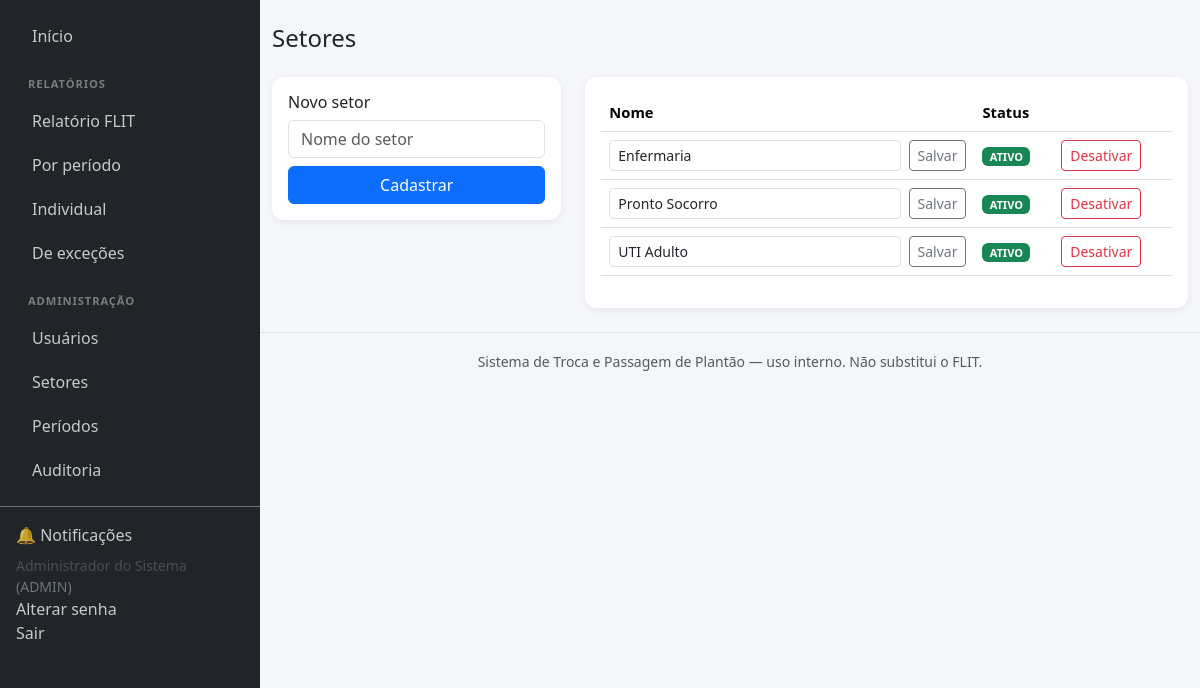
The page /public/setores_lista.php (signed in) on the database its author committed.
### tables this page shows
CREATE TABLE setores (
    id INT AUTO_INCREMENT PRIMARY KEY,
    nome VARCHAR(120) NOT NULL,
    status ENUM('ATIVO','INATIVO') NOT NULL DEFAULT 'ATIVO',
    criado_em DATETIME NOT NULL DEFAULT CURRENT_TIMESTAMP,
    atualizado_em DATETIME NOT NULL DEFAULT CURRENT_TIMESTAMP ON UPDATE CURRENT_TIMESTAMP
);

### app/Helpers/helpers.php (called while the page is built, shortened)
<?php
function h(?string $value): string
{
    return htmlspecialchars((string)($value ?? ''), ENT_QUOTES, 'UTF-8');
}
function view(string $viewPath, array $dados = []): void
{
    $root = dirname(__DIR__, 2);
    extract($dados, EXTR_SKIP);
    $conteudoView = $root . '/views/' . $viewPath . '.php';
    require $root . '/views/partials/header.php';
    require $conteudoView;
    require $root . '/views/partials/footer.php';
}

### public/setores_lista.php (called while the page is built, shortened)
<?php
require_once __DIR__ . '/../app/Core/bootstrap.php';
$repo = new SetorRepository();
$setores = $repo->listarTodos();
view('setores/lista', compact('setores'));

### app/Core/bootstrap.php (called while the page is built, shortened)
<?php
$root = dirname(__DIR__, 2);
spl_autoload_register(function (string $class) use ($root) {
    $prefix = 'App\\';
    $relative = substr($class, strlen($prefix));
    $file = $root . '/app/' . str_replace('\\', '/', $relative) . '.php';
});
require_once __DIR__ . '/../Helpers/helpers.php';

### config/database.php (called while the page is built)
<?php
return [
    'host'      => getenv('DB_HOST') ?: '127.0.0.1',
    'port'      => getenv('DB_PORT') ?: '3306',
    'database'  => getenv('DB_NAME') ?: 'troca_plantao',
    'username'  => getenv('DB_USER') ?: 'root',
    'password'  => getenv('DB_PASS') ?: '',
    'charset'   => 'utf8mb4',
];

### app/Core/Database.php (called while the page is built, shortened)
<?php
class Database
{
    private static ?PDO $instance = null;
    public static function connection(): PDO
    {
        if (self::$instance === null) {
            $config = require __DIR__ . '/../../config/database.php';
            $dsn = sprintf(
                'mysql:host=%s;port=%s;dbname=%s;charset=%s',
                $config['host'],
                $config['port'],
                $config['database'],
                $config['charset']
            );
            try {
                self::$instance = new PDO($dsn, $config['username'], $config['password'], [
                    PDO::ATTR_ERRMODE            => PDO::ERRMODE_EXCEPTION,
                    PDO::ATTR_DEFAULT_FETCH_MODE => PDO::FETCH_ASSOC,
                    PDO::ATTR_EMULATE_PREPARES   => false,
                ]);
            } catch (PDOException $e) {
                error_log('Erro de conexão com o banco: ' . $e->getMessage());
                http_response_code(500);
                die('Não foi possível conectar ao banco de dados. Verifique config/database.php.');
            }
        }
        return self::$instance;
    }
}

### app/Repositories/SetorRepository.php (called while the page is built, shortened)
<?php
class SetorRepository
{
    private PDO $db;
    public function __construct()
    {
        $this->db = Database::connection();
    }
    public function listarTodos(bool $apenasAtivos = false): array
    {
        $sql = "SELECT * FROM setores";
        $sql .= " ORDER BY nome";
        return $this->db->query($sql)->fetchAll();
    }
}

### views/setores/lista.php (the view, shortened to what this page needs)
<h4 class="mb-4">Setores</h4>
<div class="row g-4">
  <div class="col-md-4">
    <div class="card card-dashboard p-3">
      <h6>Novo setor</h6>
      <form method="post">
        <div class="mb-2"><input type="text" name="nome" class="form-control" placeholder="Nome do setor" required></div>
        <button type="submit" class="btn btn-primary w-100">Cadastrar</button>
      </form>
    </div>
  </div>
  <div class="col-md-8">
    <div class="card card-dashboard p-3">
      <table class="table tabela-compacta">
        <thead><tr><th>Nome</th><th>Status</th><th></th></tr></thead>
        <tbody>
          <?php foreach ($setores as $s): ?>
          <tr>
            <td>
              <form method="post" class="d-flex gap-2">
                <input type="text" name="nome" value="<?= h($s['nome']) ?>" class="form-control form-control-sm">
                <button type="submit" class="btn btn-sm btn-outline-secondary">Salvar</button>
              </form>
            </td>
            <td><span class="badge bg-<?= $s['status']==='ATIVO'?'success':'secondary' ?>"><?= h($s['status']) ?></span></td>
            <td>
              <form method="post" data-confirm="Confirma alterar o status deste setor?">
                <button type="submit" class="btn btn-sm btn-outline-<?= $s['status']==='ATIVO'?'danger':'success' ?>"><?= $s['status']==='ATIVO'?'Desativar':'Ativar' ?></button>
              </form>
            </td>
          </tr>
          <?php endforeach; ?>
        </tbody>
      </table>
    </div>
  </div>
</div>

### public/assets/css/estilo.css (style rules this page uses)
body { background-color: #f4f6f9; }
.card-dashboard { border: none; border-radius: 12px; box-shadow: 0 2px 8px rgba(0,0,0,.06); }
.tabela-compacta td, .tabela-compacta th { vertical-align: middle; font-size: .92rem; }

### rows shown on the page
setores: nome "Enfermaria", status "ATIVO", shows "Desativar"
setores: nome "Pronto Socorro", status "ATIVO", shows "Desativar"
setores: nome "UTI Adulto", status "ATIVO", shows "Desativar"

### other values the page prints
Auth::nome() "Administrador do Sistema"
Auth::perfil() "ADMIN"
